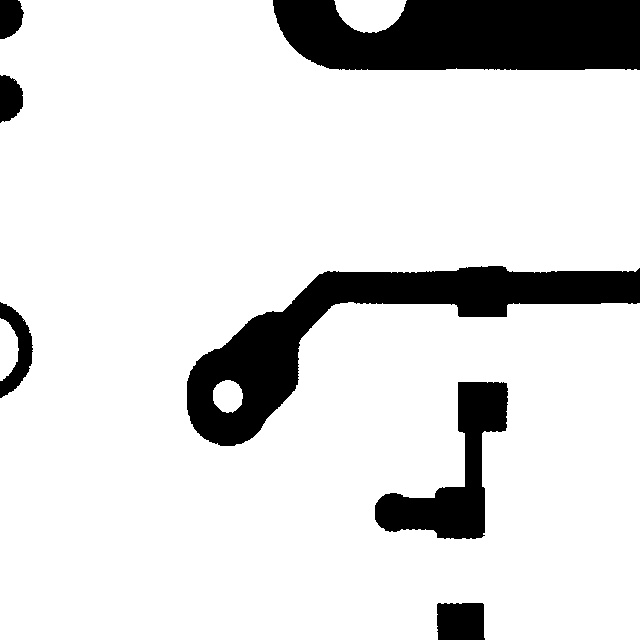
#> input picture datasets/reference/golden.png, 640 x 640 px
$ python load_images.py
#> lines starting #> are read from the running program, lines starting #| are printed output that depends on the picture
from pathlib import Path

try:
    import cv2  # type: ignore[import-not-found]
except ModuleNotFoundError as exc:
    raise ModuleNotFoundError(
        "OpenCV (cv2) is required. Install it with: pip install opencv-python"
    ) from exc

try:
    import matplotlib.pyplot as plt  # type: ignore[import-not-found]
except ModuleNotFoundError:
    plt = None


project = Path(__file__).resolve().parent.parent
reference_path = project / "datasets" / "reference" / "golden.png"
test_path = project / "datasets" / "test" / "test.png"

reference = cv2.imread(str(reference_path), cv2.IMREAD_COLOR)
#> reference is the input picture: shape (640, 640, 3); min 0, max 255, mean 219.2
test = cv2.imread(str(test_path), cv2.IMREAD_COLOR)
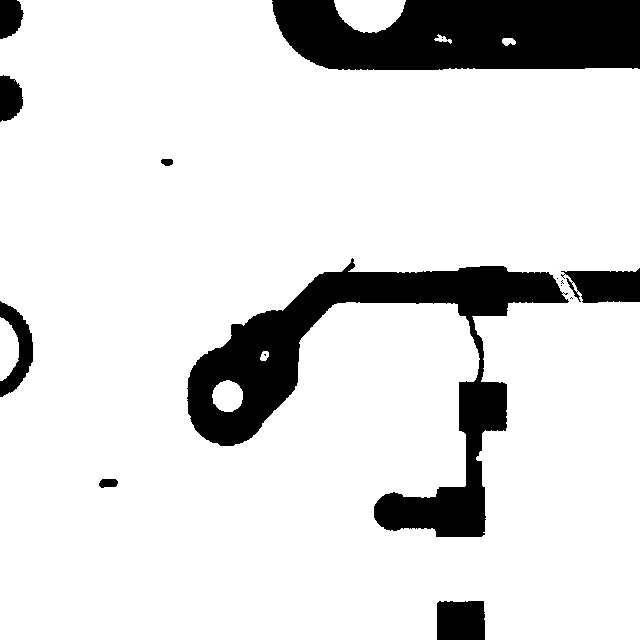
#> input picture datasets/test/test.png, 640 x 640 px
#> test is the input picture: shape (640, 640, 3); min 0, max 255, mean 219.5

if reference is None:
    raise FileNotFoundError(
        f"Golden reference image not found or unreadable: {reference_path}"
    )
if test is None:
    raise FileNotFoundError(
        f"Test PCB image not found or unreadable: {test_path}"
    )

print("Both images loaded successfully!")
print(f"Golden image dimensions: {reference.shape}")
#| Golden image dimensions: (640, 640, 3)
print(f"Test image dimensions: {test.shape}")
#| Test image dimensions: (640, 640, 3)

reference_rgb = cv2.cvtColor(reference, cv2.COLOR_BGR2RGB)
test_rgb = cv2.cvtColor(test, cv2.COLOR_BGR2RGB)

if plt is not None:
    plt.figure(figsize=(12, 6))
    plt.subplot(1, 2, 1)
    plt.imshow(reference_rgb)
    plt.title("Golden reference")
    plt.axis("off")

    plt.subplot(1, 2, 2)
    plt.imshow(test_rgb)
    plt.title("Test PCB")
    plt.axis("off")

    plt.tight_layout()
    plt.show()
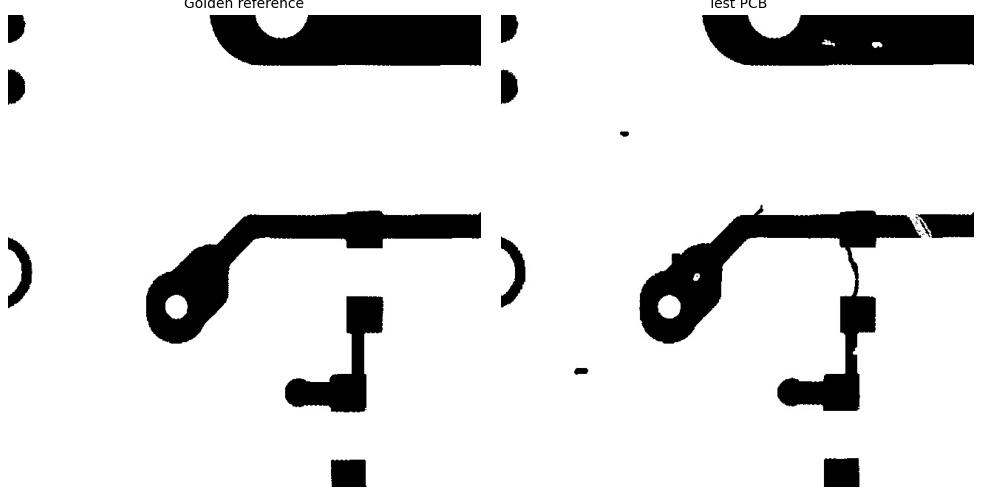
#> figure drawn by matplotlib, 2 panels
else:
    print("matplotlib is not installed; skipping image display.")
